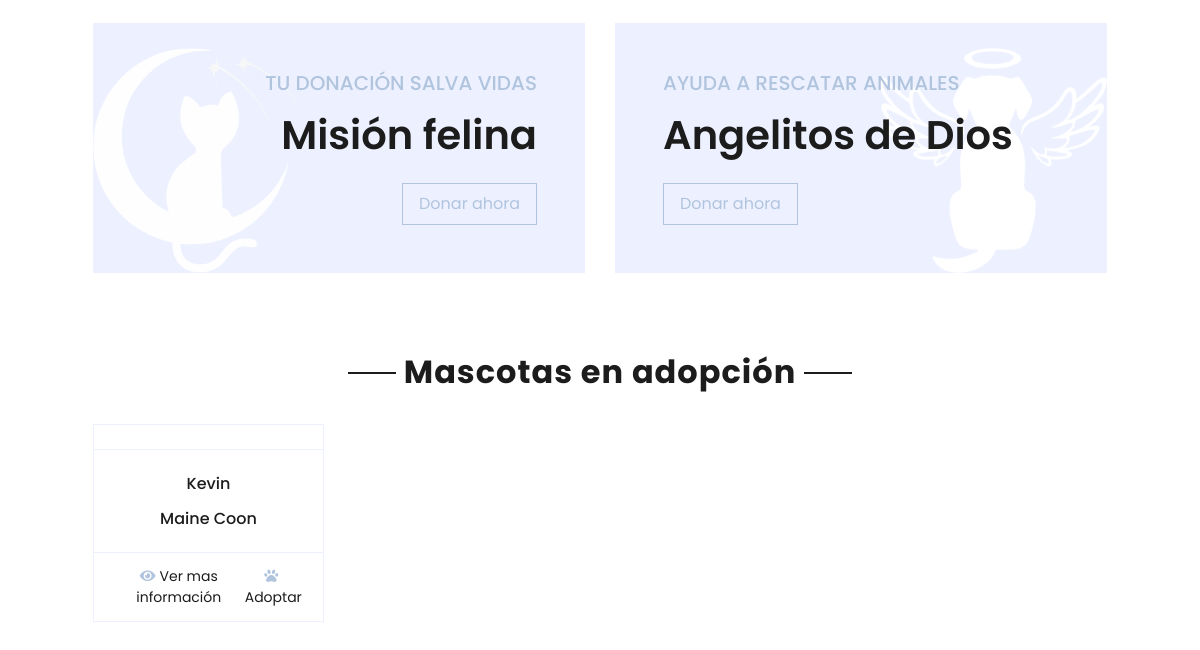
Before: / (lower part) with the older database file.
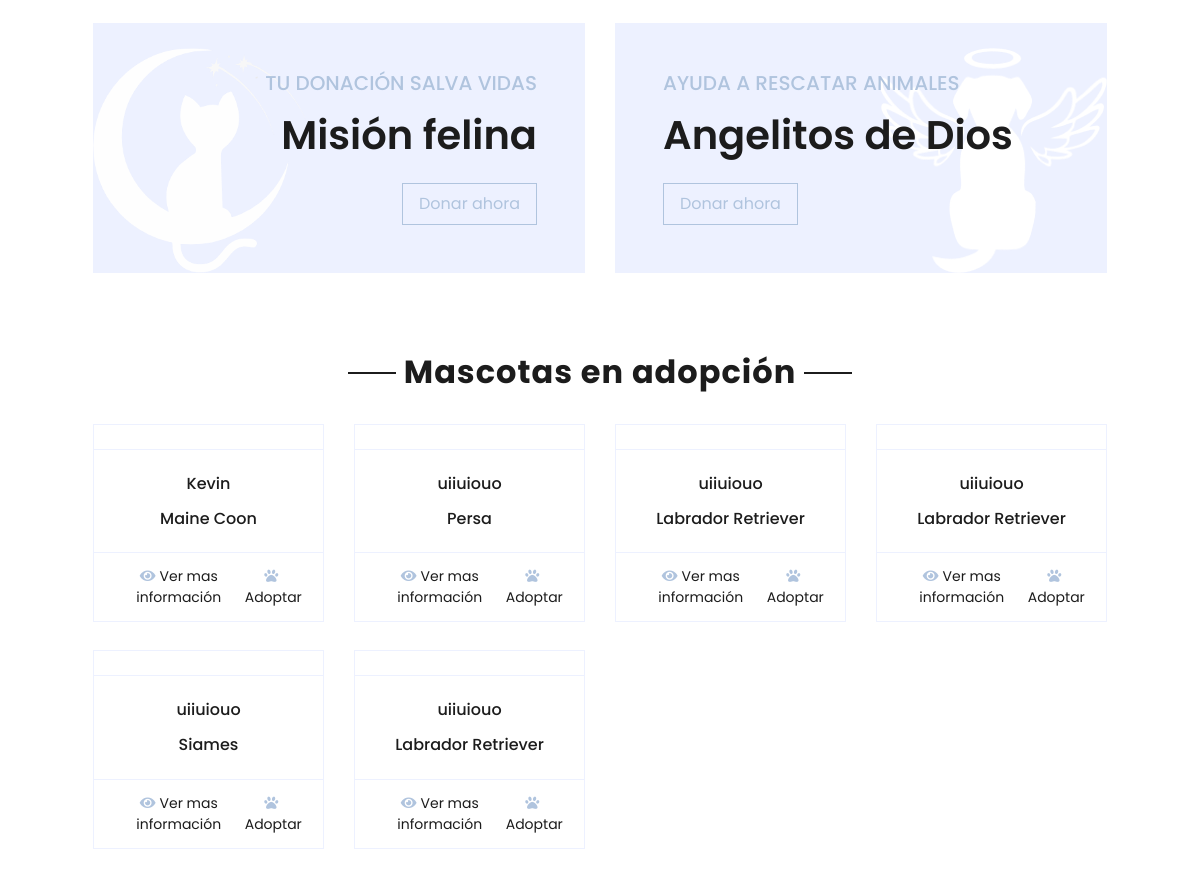
After: the same page with the newer database file.
### tables this page shows
CREATE TABLE publicaciones (
 	id INTEGER PRIMARY KEY AUTOINCREMENT,
  titulo TEXT,
  descripcion TEXT,
  imagen_url TEXT,
	usuario_id INTEGER NOT NULL,
  estado INTEGER NOT NULL DEFAULT 1, -- Activa 1 - Inactiva 0
  tipo_publicacion_id INTEGER NOT NULL,
  creado_en TEXT,
  actualizado_en TEXT,
   
  nombre_mascota TEXT,
  raza_mascota_id INTEGER,
  color_mascota TEXT,
  tamano_mascota_metros REAL,
  peso_mascota_kg REAL,
  fecha_evento_ocurrido TEXT, -- Para adopcion es fecha de nacimiento
  ubicacion_evento_ocurrido TEXT, -- Solo para los 3 reportes
  procedencia_id INTEGER, -- Solo para publicación de adopcion
   
  cantidad_me_gusta INTEGER NOT NULL DEFAULT 0,
  cantidad_comentarios INTEGER NOT NULL DEFAULT 0,
  FOREIGN KEY (usuario_id) REFERENCES usuarios (id),
  FOREIGN KEY (tipo_publicacion_id) REFERENCES tipos_publicaciones (id),
  FOREIGN KEY (raza_mascota_id) REFERENCES razas_mascotas (id),
  FOREIGN KEY (procedencia_id) REFERENCES opciones_procedencia_adopcion (id)
 );

CREATE TABLE razas_mascotas(
  id INTEGER PRIMARY KEY AUTOINCREMENT,
  nombre TEXT NOT NULL,
  descripcion TEXT,
  tipo_mascota_id INTEGER NOT NULL,
  FOREIGN KEY (tipo_mascota_id) REFERENCES tipos_mascotas (id)
 );

### app.py (the view)
@app.route("/")
def home():
    mascotas_adopcion = db.execute('''
                                   SELECT p.id, p.nombre_mascota, r.nombre as nombre_raza FROM publicaciones as p
                                   JOIN razas_mascotas as r ON p.raza_mascota_id = r.id
                                   WHERE tipo_publicacion_id = 1
                                   ''')
    return render_template("index.html", mascotas_adopcion=mascotas_adopcion)

### templates/index.html (shortened to what this page needs)
{% extends "layout.html" %} {% block title %} inicio {% endblock %} {% block
main %}
<div class="container-fluid pt-5">
    <div class="container-fluid offer pt-5">
        <div class="row px-xl-5">
            <div class="col-md-6 pb-4">
                <div class="position-relative bg-secondary text-center text-md-right text-white mb-2 py-5 px-5">
                    <img src="/static/img/msfelina-blanco.png" alt="" />
                    <div class="position-relative" style="z-index: 1">
                        <h5 class="text-uppercase text-primary mb-3">
                            Tu donación salva vidas
                        </h5>
                        <h1 class="mb-4 font-weight-semi-bold">Misi&oacute;n felina</h1>
                        <button type="button" class="btn btn-outline-primary py-md-2 px-md-3" data-bs-toggle="modal"
                            data-bs-target="#misionFelina">
                            Donar ahora
                        </button>
                    </div>
                </div>
            </div>
            <div class="col-md-6 pb-4">
                <div class="position-relative bg-secondary text-center text-md-left text-white mb-2 py-5 px-5">
                    <img src="/static/img/angelitos-blanco.png" alt="" />
                    <div class="position-relative" style="z-index: 1">
                        <h5 class="text-uppercase text-primary mb-3">
                            Ayuda a rescatar animales
                        </h5>
                        <h1 class="mb-4 font-weight-semi-bold">Angelitos de Dios</h1>
                        <button type="button" class="btn btn-outline-primary py-md-2 px-md-3" data-bs-toggle="modal"
                            data-bs-target="#angelitosDios">
                            Donar ahora
                        </button>
                    </div>
                </div>
            </div>
        </div>
    </div>
    <div class="container-fluid pt-5">
        <div class="text-center mb-4">
            <h2 class="section-title px-5">
                <span class="px-2">Mascotas en adopci&oacute;n</span>
            </h2>
        </div>
        <div class="row px-xl-5 pb-3">
            {% for mascota in mascotas_adopcion %}
            <div class="col-lg-3 col-md-6 col-sm-12 pb-1">
                <div class="card product-item border-0 mb-4">
                    <div class="card-header product-img position-relative overflow-hidden bg-transparent border p-0">
                    </div>
                    <div class="card-body border-left border-right text-center p-0 pt-4 pb-3">
                        <h6 class="text-truncate mb-3">{{ mascota.nombre_mascota }}</h6>
                        <div class="d-flex justify-content-center">
                            <h6>{{ mascota.nombre_raza }}</h6>
                        </div>
                    </div>
                    <div class="card-footer d-flex justify-content-between bg-light border">
                        <a href="/" class="btn btn-sm text-dark p-0"><i class="fas fa-eye text-primary mr-1"></i>Ver mas
                            informaci&oacute;n</a>
                        <a href="/" class="btn btn-sm text-dark p-0"><i
                                class="fas fa-paw text-primary mr-1"></i>Adoptar</a>
                    </div>
                </div>
            </div>
            {% endfor %}
        </div>
    </div>
    {% endblock %}

### templates/layout.html (shortened to what this page needs)
<!DOCTYPE html>
<html lang="en">
<head>
    <link href="https://cdnjs.cloudflare.com/ajax/libs/font-awesome/5.10.0/css/all.min.css" rel="stylesheet">
    <link href="/static/js/lib/owlcarousel/assets/owl.carousel.min.css" rel="stylesheet">
    <link href="/static/style.css" rel="stylesheet">
</head>
<body>
    <main class="container-fluid pt-5 mt-4">
        {% block main %}{% endblock %}
    </main>
</body>
</html>

Changed rows visible on the page:
added publicaciones: nombre_mascota "uiiuiouo", nombre_raza "Persa"
added publicaciones: nombre_mascota "uiiuiouo", nombre_raza "Labrador Retriever"
added publicaciones: nombre_mascota "uiiuiouo", nombre_raza "Labrador Retriever"
added publicaciones: nombre_mascota "uiiuiouo", nombre_raza "Siames"
added publicaciones: nombre_mascota "uiiuiouo", nombre_raza "Labrador Retriever"
